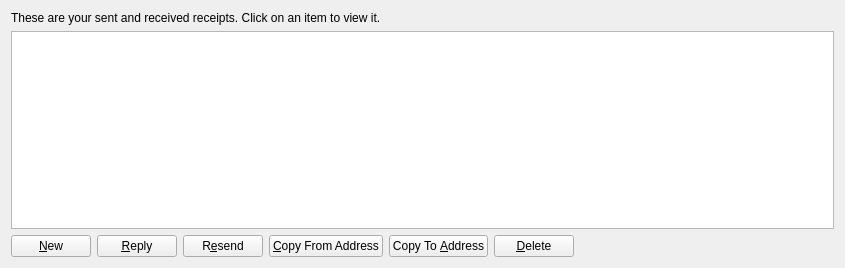
<?xml version="1.0" encoding="UTF-8"?>
<ui version="4.0">
 <class>ReceiptPage</class>
 <widget class="QWidget" name="ReceiptPage">
  <property name="geometry">
   <rect>
    <x>0</x>
    <y>0</y>
    <width>845</width>
    <height>268</height>
   </rect>
  </property>
  <property name="windowTitle">
   <string>Address Book</string>
  </property>
  <layout class="QVBoxLayout" name="verticalLayout">
   <item>
    <widget class="QLabel" name="labelExplanation">
     <property name="text">
      <string>These are your sent and received receipts. Click on an item to view it.</string>
     </property>
     <property name="textFormat">
      <enum>Qt::PlainText</enum>
     </property>
     <property name="wordWrap">
      <bool>true</bool>
     </property>
    </widget>
   </item>
   <item>
    <widget class="QTableView" name="tableView">
     <property name="contextMenuPolicy">
      <enum>Qt::CustomContextMenu</enum>
     </property>
     <property name="toolTip">
      <string/>
     </property>
     <property name="tabKeyNavigation">
      <bool>false</bool>
     </property>
     <property name="alternatingRowColors">
      <bool>true</bool>
     </property>
     <property name="selectionMode">
      <enum>QAbstractItemView::SingleSelection</enum>
     </property>
     <property name="selectionBehavior">
      <enum>QAbstractItemView::SelectRows</enum>
     </property>
     <property name="sortingEnabled">
      <bool>true</bool>
     </property>
     <attribute name="verticalHeaderVisible">
      <bool>false</bool>
     </attribute>
    </widget>
   </item>
   <item>
    <layout class="QHBoxLayout" name="horizontalLayout">
     <item>
      <widget class="QPushButton" name="newButton">
       <property name="text">
        <string>&amp;New</string>
       </property>
       <property name="icon">
        <iconset resource="../bitcoin.qrc">
         <normaloff>:/icons/add</normaloff>:/icons/add</iconset>
       </property>
      </widget>
     </item>
     <item>
      <widget class="QPushButton" name="replyButton">
       <property name="text">
        <string>&amp;Reply</string>
       </property>
       <property name="icon">
        <iconset resource="../bitcoin.qrc">
         <normaloff>:/icons/send</normaloff>:/icons/send</iconset>
       </property>
      </widget>
     </item>
     <item>
      <widget class="QPushButton" name="resendButton">
       <property name="toolTip">
        <string>Sign a message to prove you own a CinniCoin address</string>
       </property>
       <property name="text">
        <string>R&amp;esend</string>
       </property>
       <property name="icon">
        <iconset resource="../bitcoin.qrc">
         <normaloff>:/icons/send</normaloff>:/icons/send</iconset>
       </property>
      </widget>
     </item>
     <item>
      <widget class="QPushButton" name="copyFromAddressButton">
       <property name="toolTip">
        <string>Copy the currently selected address to the system clipboard</string>
       </property>
       <property name="text">
        <string>&amp;Copy From Address</string>
       </property>
       <property name="icon">
        <iconset resource="../bitcoin.qrc">
         <normaloff>:/icons/editcopy</normaloff>:/icons/editcopy</iconset>
       </property>
      </widget>
     </item>
     <item>
      <widget class="QPushButton" name="copyToAddressButton">
       <property name="toolTip">
        <string>Copy the currently selected address to the system clipboard</string>
       </property>
       <property name="text">
        <string>Copy To &amp;Address</string>
       </property>
       <property name="icon">
        <iconset resource="../bitcoin.qrc">
         <normaloff>:/icons/editcopy</normaloff>:/icons/editcopy</iconset>
       </property>
      </widget>
     </item>
     <item>
      <widget class="QPushButton" name="deleteButton">
       <property name="toolTip">
        <string>Delete the currently selected address from the list</string>
       </property>
       <property name="text">
        <string>&amp;Delete</string>
       </property>
       <property name="icon">
        <iconset resource="../bitcoin.qrc">
         <normaloff>:/icons/remove</normaloff>:/icons/remove</iconset>
       </property>
      </widget>
     </item>
     <item>
      <spacer name="horizontalSpacer">
       <property name="orientation">
        <enum>Qt::Horizontal</enum>
       </property>
       <property name="sizeHint" stdset="0">
        <size>
         <width>40</width>
         <height>20</height>
        </size>
       </property>
      </spacer>
     </item>
    </layout>
   </item>
  </layout>
 </widget>
 <resources>
  <include location="../bitcoin.qrc"/>
 </resources>
 <connections/>
</ui>
